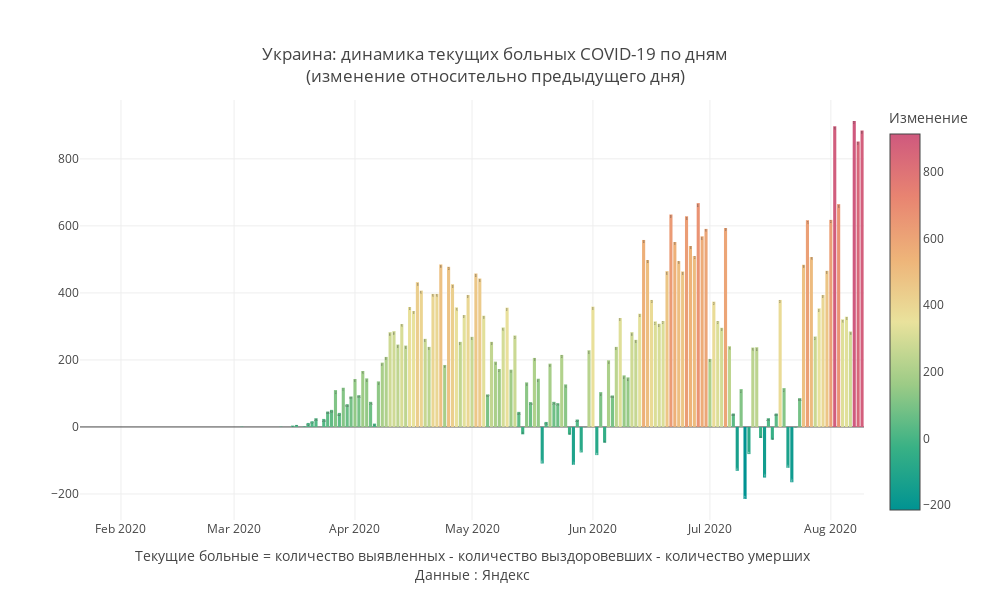

Notebook source saved alongside this figure:
### Code cell
mask = X.Country ==my_country
#mask = (X.Date>'2020-05-01')&(X.Region==my_region)
Y = X[mask]

#Y['base'] = Y['Change_dayconf']*Y['Change_dayconf'].apply(lambda d:0 if d>0 else 1)
Y['Date']= pd.to_datetime(Y.Date)
fig = go.Figure()
fig.add_trace(
              go.Bar(x = Y.Date,y=Y.Change_remill,text = Y['Change_remill'],textposition = 'inside',
                
                #marker_color=Y['Change_remill'].apply(lambda d:'crimson' if d>0 else 'green'),
                marker_color = Y['Change_remill'],marker_colorscale = 'Temps',marker_colorbar ={'tickmode':'auto',
                                    'title':{'text':'Изменение','side':'top'}})     
                )
fig.update_layout(
    annotations=[
#         dict(
#             x='2020-04-13',
#             y=10594,
#             xref="x",
#             yref="y",
#             text="Введение<br>пропускной<br>системы в Москве",
#             showarrow=True,
#             arrowhead=2,
#             ax=0,
#             ay=-60),
#         dict(
#             x='2020-06-09',
#             y=-3877,
#             xref="x",
#             yref="y",
#             text="Отмена<br>пропускной<br>системы в Москве",
#             showarrow=True,
#             arrowhead=2,
#             ax=-20,
#             ay=40),
#         dict(
#             x='2020-05-20',
#             y=-2816,
#             xref="x",
#             yref="y",
#             text="20 мая",
#             showarrow=True,
#             arrowhead=2,
#             ax=-20,
#             ay=40),
        
        dict(x=0.5,y=-0.15,
            showarrow=False,
            text="",
            xref="paper",
            yref="paper")],
                  title=f'{my_country}: динамика текущих больных COVID-19 по дням<br>(изменение относительно предыдущего дня)',
                  title_x = 0.5,
                  title_y= 0.9,
                  title_xanchor = "center",
                  title_yanchor = "bottom", 
                  legend_x = 0.05,legend_y = 0.98,
                  width = 990, height = 600,template = 'gridon',
    
    
                  xaxis_title='Текущие больные = количество выявленных - количество выздоровевших - количество умерших'+
                               '<br>Данные : Яндекс',
    yaxis_title = ' '
)


fig.show()

### Figure 1 — Plotly figure (JSON) as saved in the notebook; plotly's stock layout.template omitted (floating-point values rounded to 4 significant figures; data arrays with more than 128 entries replaced by an {"elided": "..."} marker saying what was removed)
{"data": [{"marker": {"color": {"elided": "201 int values"}, "colorbar": {"tickmode": "auto", "title": {"side": "top", "text": "Изменение"}}, "colorscale": [[0, "rgb(0, 147, 146)"], [0.1667, "rgb(57, 177, 133)"], [0.3333, "rgb(156, 203, 134)"], [0.5, "rgb(233, 226, 156)"], [0.6667, "rgb(238, 180, 121)"], [0.8333, "rgb(232, 132, 113)"], [1, "rgb(207, 89, 126)"]]}, "text": {"elided": "201 int values"}, "textposition": "inside", "type": "bar", "x": {"elided": "201 str values"}, "y": {"elided": "201 int values"}}], "layout": {"annotations": [{"showarrow": false, "text": "", "x": 0.5, "xref": "paper", "y": -0.15, "yref": "paper"}], "height": 600, "legend": {"x": 0.05, "y": 0.98}, "title": {"text": "Украина: динамика текущих больных COVID-19 по дням<br>(изменение относительно предыдущего дня)", "x": 0.5, "xanchor": "center", "y": 0.9, "yanchor": "bottom"}, "width": 990, "xaxis": {"title": {"text": "Текущие больные = количество выявленных - количество выздоровевших - количество умерших<br>Данные : Яндекс"}}, "yaxis": {"title": {"text": " "}}}}
